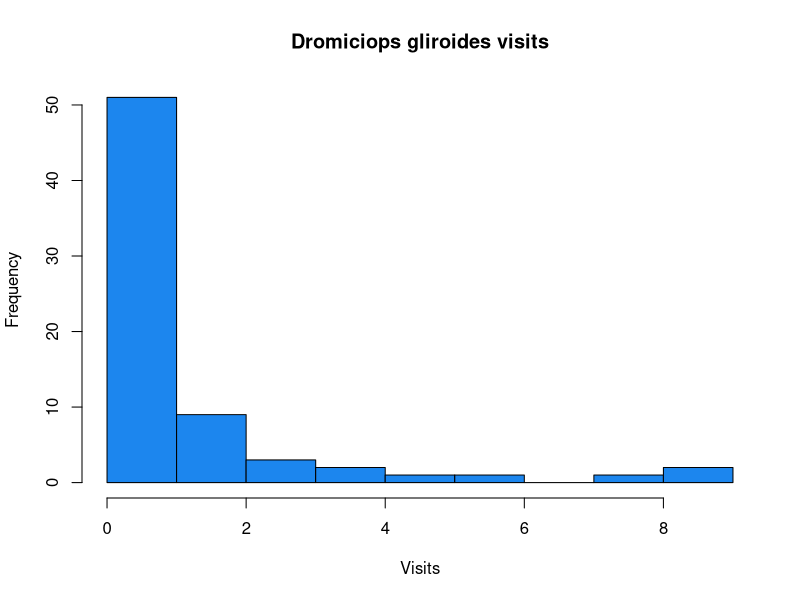
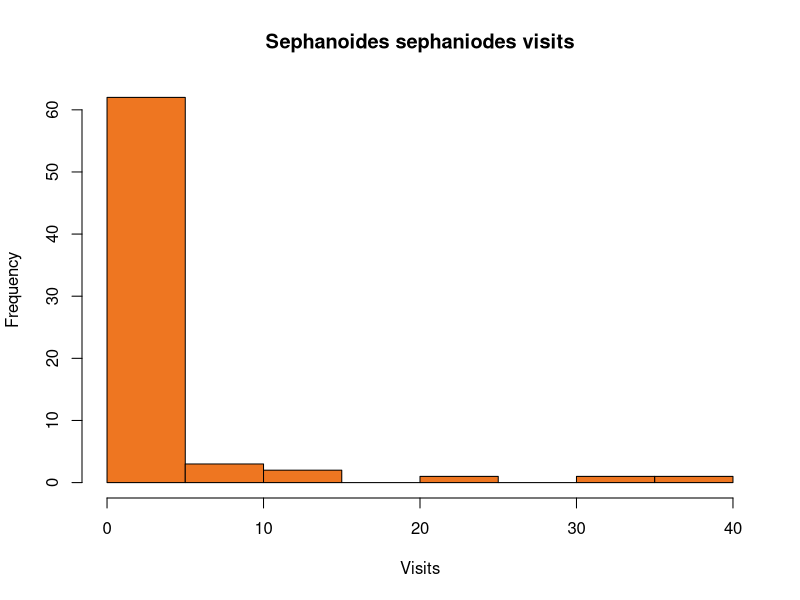

Source code (R) for these figures, in order: (Note: this script raises an error after producing the figures.)
## ---- chunk 1
knitr::opts_chunk$set(
	echo = TRUE,
	message = FALSE,
	warning = FALSE
)
## ---- chunk 2
library(MASS)
library(lme4)
library(geepack)
library(pscl)

data<-read.csv("data/11_mistletoe_data.csv", 
                     header=TRUE, 
                     sep=";",
                     dec=".",
                     na.strings="NA")
attach(data)
head(data)
## ---- chunk 3
hist(dg_visits, main = "Dromiciops gliroides visits", col = "dodgerblue2", xlab = "Visits")
hist(ss_visits, main = "Sephanoides sephaniodes visits", col = "chocolate2", xlab = "Visits")
## ---- chunk 4
model1<-glm(dg_visits ~ temp_std + hum_std + lum_std + s250clasif, family = poisson, data=data)
summary(model1)

model2<-glm(ss_visits ~ temp_std + hum_std + lum_std + s250clasif, family = poisson, data=data)
summary(model2)
## ---- chunk 5
dispersiontest(model1)
dispersiontest(model2)
## ---- chunk 6
model1nb<-glm.nb(dg_visits ~ temp_std + hum_std + lum_std + s250clasif, data=data)
summary(model1nb)

model2nb<-glm.nb(ss_visits ~ temp_std + hum_std + lum_std + s250clasif, data=data)
summary(model2nb)
## ---- chunk 7
sessionInfo()
